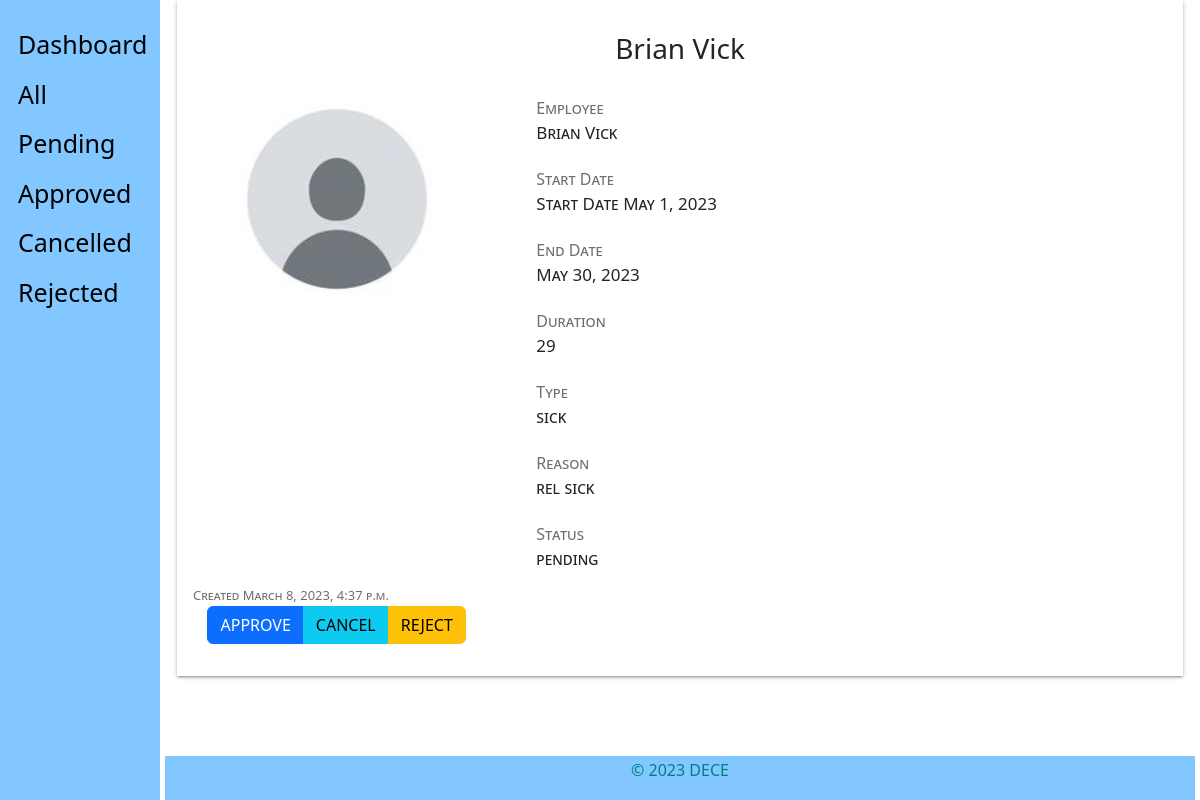
The page /admin_view/leaves/view/4/ (signed in) on the database as committed earlier.
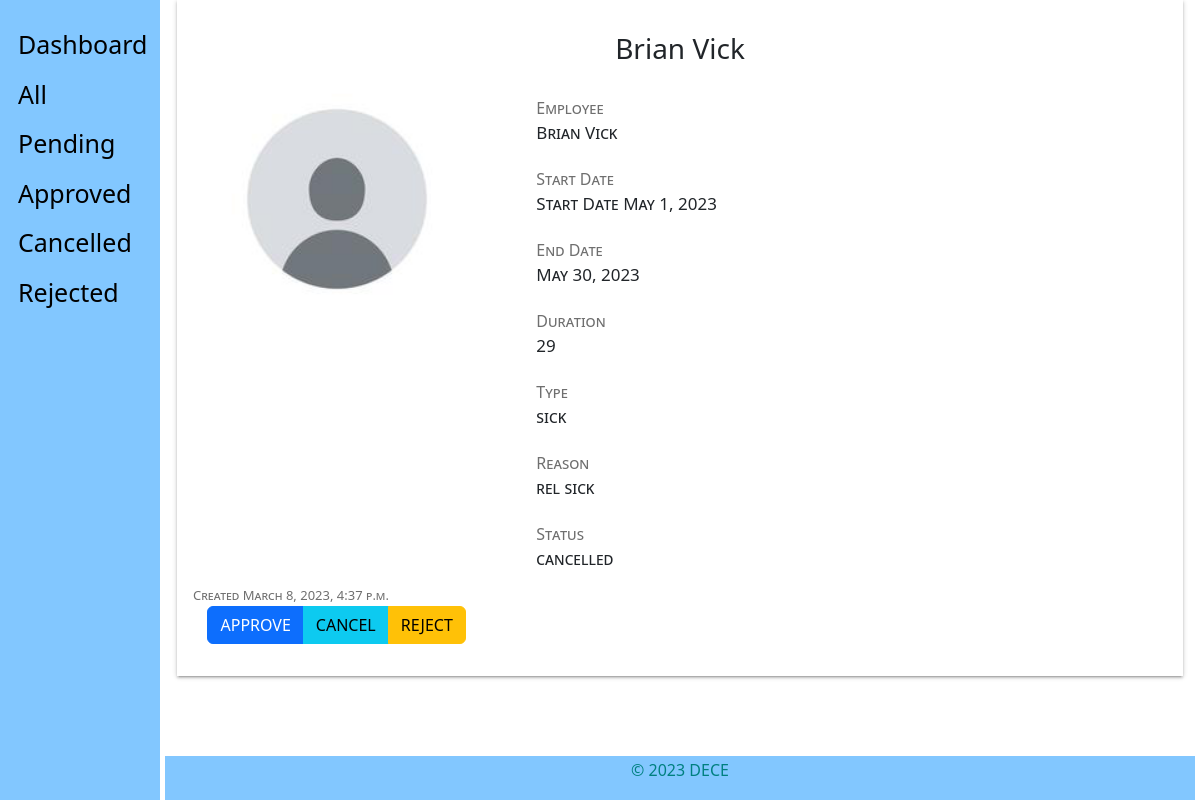
The same page on the database as committed later.
### staff_app/models.py (models this page shows, shortened)
class Employee(models.Model):
    MALE = 'male'
    FEMALE = 'female'
    OTHER = 'other'
    NOT_KNOWN = 'Not Known'
    GENDER = (
        (MALE, 'Male'),
        (FEMALE, 'Female'),
        (OTHER, 'Other'),
        (NOT_KNOWN, 'Not Known'),
    )
    MR = 'Mr'
    MRS = 'Mrs'
    MSS = 'Mss'
    DR = 'Dr'
    SIR = 'Sir'
    MADAM = 'Madam'
    TITLE = (
        (MR, 'Mr'),
        (MRS, 'Mrs'),
        (MSS, 'Mss'),
        (DR, 'Dr'),
        (SIR, 'Sir'),
        (MADAM, 'Madam'),
    )
    FULL_TIME = 'Full-Time'
    PART_TIME = 'Part-Time'
    CONTRACT = 'Contract'
    INTERN = 'Intern'
    EMPLOYEETYPE = (
        (FULL_TIME, 'Full-Time'),
        (PART_TIME, 'Part-Time'),
        (CONTRACT, 'Contract'),
        (INTERN, 'Intern'),
    )
    user = models.ForeignKey(CustomUser, on_delete=models.CASCADE, default=1)
    title = models.CharField(_('Title'), max_length=10,
                             default=MR, choices=TITLE, blank=False, null=True)
    image = models.ImageField(_('Profile Image'), upload_to='profiles/', default='profiles/default.png', blank=True,
                              null=True, help_text='upload image size less than 2.0MB')  # work on path username-date/image
    firstname = models.CharField(
        _('Firstname'), max_length=125, null=False, blank=False)
    lastname = models.CharField(
        _('Lastname'), max_length=125, null=False, blank=False)
    othername = models.CharField(
        _('Othername (optional)'), max_length=125, null=True, blank=True)
    sex = models.CharField(_('Gender'), max_length=10,
                           default=NOT_KNOWN, choices=GENDER, blank=False)
    email = models.EmailField(
        _('Email'), max_length=255, default=None, blank=True, null=True)
    tel = PhoneNumberField(null=False, blank=False,
                           verbose_name='Phone Number')
    bio = models.CharField(_('Bio'), max_length=255,
                           default='', null=True, blank=True)
    birthday = models.DateField(
        _('Date of Birth'), blank=False, null=True)
    nisnumber = models.PositiveIntegerField(
        _('NIS Number'), null=True, blank=True)
    tinnumber = models.CharField(
        _('TIN'), max_length=15, null=True, blank=True)
    employeetype = models.CharField(_('Employee Type'), max_length=15,
                                    default=FULL_TIME, choices=EMPLOYEETYPE, blank=False, null=True)
    vitae = models.FileField(_('Cirriculum Vitae'), upload_to='vitae/', blank=True,
                             null=True, help_text='upload in .docx or .pdf')
    is_blocked = models.BooleanField(
        _('Is Blocked'), help_text='button to toggle employee block and unblock', default=False)
    is_deleted = models.BooleanField(
        _('Is Deleted'), help_text='button to toggle employee deleted and undelete', default=False)
    created = models.DateTimeField(verbose_name=_(
        'Created'), auto_now_add=True, null=True)
    updated = models.DateTimeField(
        verbose_name=_('Updated'), auto_now=True, null=True)
    objects = EmployeeManager()
    class Meta:
        verbose_name = _('Employee')
        verbose_name_plural = _('Employees')
        ordering = ['-created']
    @ property
    def get_full_name(self):
        fullname = ''
        firstname = self.firstname
        lastname = self.lastname
        othername = self.othername
        if (firstname and lastname) or othername is None:
            fullname = firstname + ' ' + lastname
            return fullname
        elif othername:
            fullname = firstname + ' ' + othername + ' '+lastname
            return fullname
        return

class Leave(models.Model):
    SICK = 'sick'
    CASUAL = 'casual'
    EMERGENCY = 'emergency'
    STUDY = 'study'
    LEAVE_TYPE = (
        (SICK, 'Sick Leave'),
        (CASUAL, 'Casual Leave'),
        (EMERGENCY, 'Emergency Leave'),
        (STUDY, 'Study Leave'),
    )
    DAYS = 30
    user = models.ForeignKey(CustomUser, on_delete=models.CASCADE, default=1)
    startdate = models.DateField(verbose_name=_(
        'Start Date'), help_text='leave start date is on ..', null=True, blank=False)
    enddate = models.DateField(verbose_name=_(
        'End Date'), help_text='coming back on ...', null=True, blank=False)
    leavetype = models.CharField(
        choices=LEAVE_TYPE, max_length=25, default=SICK, null=True, blank=False)
    reason = models.CharField(verbose_name=_('Reason for Leave'), max_length=255,
                              help_text='add additional information for leave', null=True, blank=True)
    defaultdays = models.PositiveIntegerField(verbose_name=_(
        'Leave days per year counter'), default=DAYS, null=True, blank=True)
    status = models.CharField(max_length=12, default='pending')
    is_approved = models.BooleanField(default=False)  # hide
    updated = models.DateTimeField(auto_now=True, auto_now_add=False)
    created = models.DateTimeField(auto_now=False, auto_now_add=True)
    objects = LeaveManager()
    class Meta:
        verbose_name = _('Leave')
        verbose_name_plural = _('Leaves')
        ordering = ['-created']  # recent objects
    @ property
    def leave_days(self):
        days_count = ''
        startdate = self.startdate
        enddate = self.enddate
        if startdate > enddate:
            return
        dates = (enddate - startdate)
        return dates.days
    @ property
    def leave_approved(self):
        return self.is_approved == True

### admin_app/views.py (the view)
# urls.py: path('leaves/view/<int:id>/', views.leaves_view, name='leave-employee'),
def leaves_view(request, id):
    if not (request.user.is_authenticated and request.user.is_superuser):
        return redirect('hris:home')
    leave = get_object_or_404(Leave, id=id)
    employee = Employee.objects.filter(user=leave.user)[0]
    context = {'leave': leave,
               'employee': employee,
               'title': '{0}-{1} leave'.format(leave.user.username, leave.status)
               }
    return render(request, 'admin/leave_detail.html', context)

### admin_app/managers.py (called while the page is built)
    def get_queryset(self):
        return super().get_queryset().filter(is_deleted=False)

    def get_queryset(self):
        return super().get_queryset()

### templates/admin/leave_detail.html (shortened to what this page needs)
{% extends 'base_leave.html' %}
{% load static %}
{% block content %}
  <section class="content">
    <section class="container-fluid">
      <section class="form-wrapper">
        <section class="row">
          <section class="col-lg-12 col-md-12 col-sm-12 text-center space-margin">
            <h3 class="title-h3">{{ employee.get_full_name }}</h3>
          </section>
        </section>
        <section class="row">
          <section class="col-lg-4 text-center">
            <img src="{{ employee.image.url}}"  class="img-fluid rounded-circle-image">
          </section>
          <section class="col-lg-8 col-md-12 col-sm-12">
            <div class="list-group" id="list-tab" role="tablist">
              <a class="list-group-item list-group-item-action" id="list-home-list" data-toggle="list" href="" role="tab" aria-controls=""><span>Employee</span> <div>{{ employee.get_full_name }}</div>
              </a>
              <a class="list-group-item list-group-item-action" id="list-profile-list" data-toggle="list" href="" role="tab" aria-controls=""><span>Start Date</span> <div> Start Date {{ leave.startdate }}</div>
              </a>
              <a class="list-group-item list-group-item-action" id="list-messages-list" data-toggle="list" href="" role="tab" aria-controls=""><span>End Date</span><div>{{ leave.enddate}}</div>
              </a>
              <a class="list-group-item list-group-item-action" id="list-settings-list" data-toggle="list" href="" role="tab" aria-controls=""><span>Duration</span> <div>{{ leave.leave_days}}</div>
              </a>
              <a class="list-group-item list-group-item-action" id="list-settings-list" data-toggle="list" href="" role="tab" aria-controls=""><span>Type</span> <div>{{ leave.leavetype}}</div>
              </a>
              <a class="list-group-item list-group-item-action" id="list-settings-list" data-toggle="list" href="" role="tab" aria-controls=""><span>Reason</span> <div>{{ leave.reason}}</div>
              </a>
                <a class="list-group-item list-group-item-action" id="list-settings-list" data-toggle="list" href="" role="tab" aria-controls=""><span>Status</span> <div>{{ leave.status}}</div>
                </a>
            </div>
          </section>
        </section>
        <span style="font-size: 13px;padding-left: 1rem;" class="pull-left">Created {{ leave.created }}</span>
        {% if request.user.is_superuser and request.user.is_authenticated %}
          <section class="row">
            <section class="col col-lg-4 col-sm-12 col-lg-offset-7 text-center">
              <div class="btn-group btn-group-justified">
                {%if leave.leave_approved %}
                  <a href="{% url 'admin_app:leave-unapprove' leave.id %}" class="btn btn-primary" name='unapprove'>UNAPPROVE
                  </a>
                {% else %}
                  <a href="{% url 'admin_app:leave-approve' leave.id %}" class="btn btn-primary" name='approve'>APPROVE
                  </a>
                {% endif %}
                <a href="{% url 'admin_app:leave-cancel' leave.id %}" class="btn btn-info" name='cancel'>CANCEL</a>
                <a href="{% url 'admin_app:leave-reject' leave.id %}" class="btn btn-warning" name='reject'>REJECT</a>
              </div>
            </section>
          </section>
        {% endif %}
      </section>
    </section>
  </section>
{% endblock %}

### templates/base_leave.html (shortened to what this page needs)
{% load static %}
{% load humanize %}
<!DOCTYPE html>
<html lang="en">
<head>
    <link rel="stylesheet" type="text/CSS" href="{% static "css/bootstrap.min.css" %}">
</head>
<body>
    <div class="sidenav">
        <a href="{% url 'admin_app:admin-home' %}">Dashboard</a>
        <a href="{% url 'admin_app:leaves' %} ">All</a>
        <a href="{% url 'admin_app:leaves-pending' %} ">Pending</a>
        <a href="{% url 'admin_app:leaves-approved' %}">Approved</a>
        <a href="{% url 'admin_app:leaves-cancelled' %}">Cancelled</a>
        <a href="{% url 'admin_app:leaves-rejected' %}">Rejected</a>
    </div>
    <div class="main">
        {% block content %}{% endblock %}
            <footer class="footer">
                <div class="container-fluid">
                    <p class="copyright pull-right">
                        &copy; <script>document.write(new Date().getFullYear())</script> DECE
                    </p>
                </div>
            </footer>
        </div>
</body>
</html>

Rows that differ between the two databases and show on the page:
changed Leave "sick": status "pending" → "cancelled"
